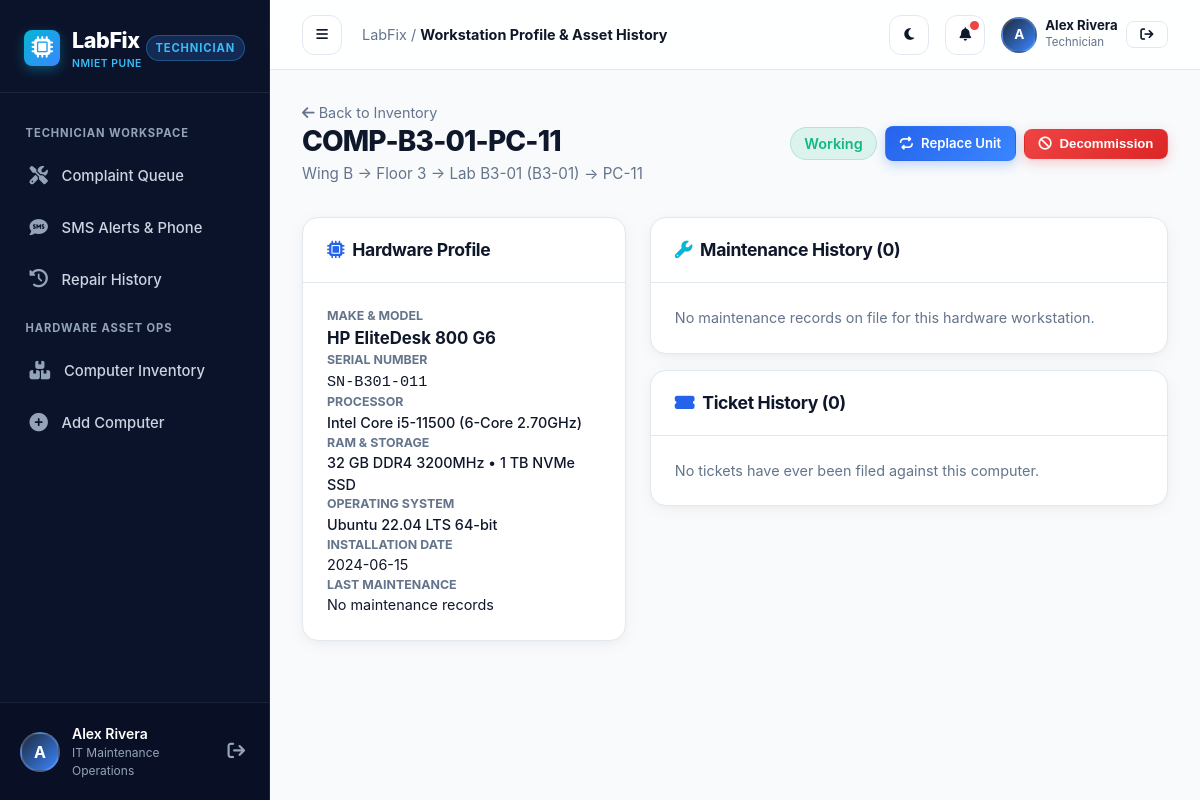
The page /inventory/computer/211 (signed in) on the database as committed earlier.
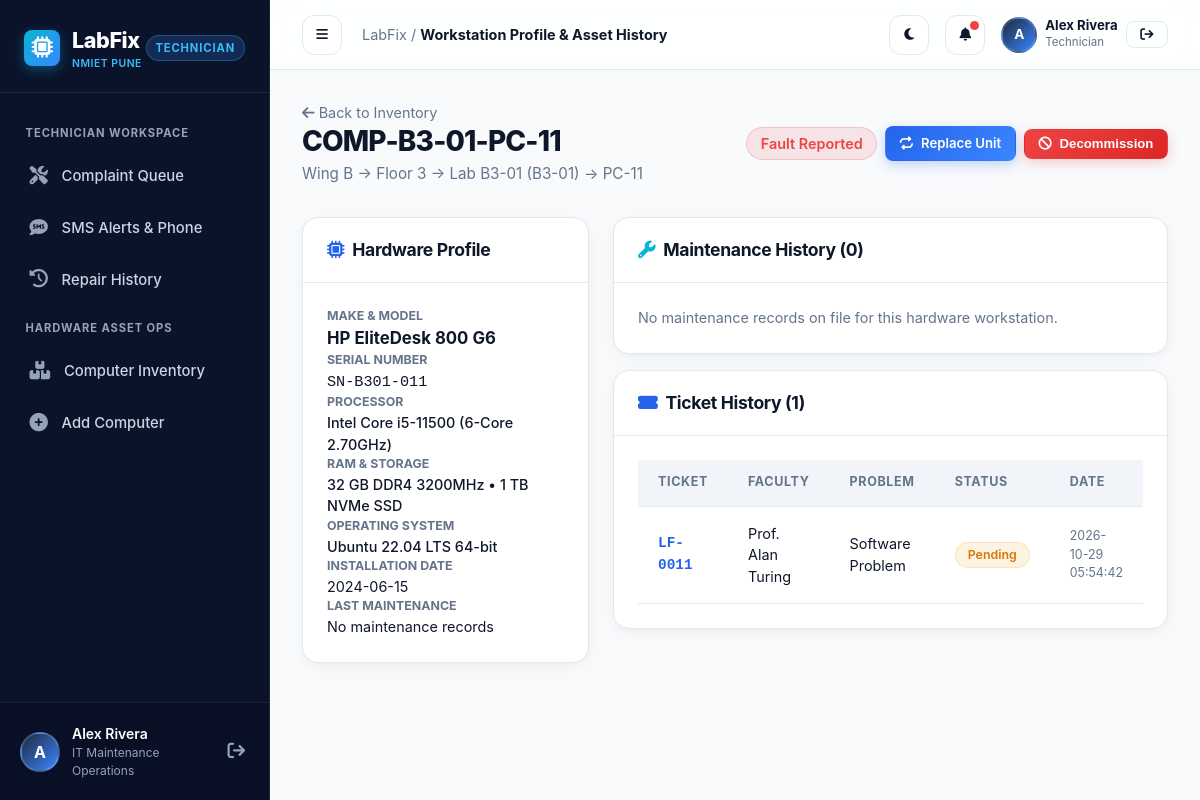
The same page on the database as committed later.
### tables this page shows
CREATE TABLE computers (
        id INTEGER PRIMARY KEY AUTOINCREMENT,
        lab_id INTEGER NOT NULL,
        pc_number TEXT NOT NULL,
        computer_id_code TEXT UNIQUE NOT NULL,
        brand TEXT NOT NULL,
        model TEXT NOT NULL,
        serial_number TEXT UNIQUE NOT NULL,
        processor TEXT DEFAULT 'Intel Core i7-11700 2.50GHz',
        ram TEXT DEFAULT '16 GB DDR4',
        storage TEXT DEFAULT '512 GB NVMe SSD',
        os TEXT DEFAULT 'Windows 11 Pro 64-bit',
        installation_date DATE DEFAULT CURRENT_DATE,
        operational_status TEXT NOT NULL DEFAULT 'Working' 
            CHECK(operational_status IN ('Working', 'Fault Reported', 'Under Repair', 'Repaired', 'Decommissioned')),
        last_maintenance_date TIMESTAMP,
        decommissioned_at TIMESTAMP,
        decommission_reason TEXT,
        is_active INTEGER DEFAULT 1,
        FOREIGN KEY (lab_id) REFERENCES laboratories (id) ON DELETE RESTRICT,
        UNIQUE (lab_id, pc_number)
    );

CREATE TABLE complaints (
        id INTEGER PRIMARY KEY AUTOINCREMENT,
        complaint_code TEXT UNIQUE NOT NULL,
        faculty_id INTEGER NOT NULL,
        computer_id INTEGER NOT NULL,
        problem_category TEXT NOT NULL,
        priority TEXT NOT NULL CHECK(priority IN ('Low', 'Medium', 'High', 'Critical')),
        description TEXT NOT NULL,
        attachment_filename TEXT,
        status TEXT NOT NULL DEFAULT 'Pending' 
            CHECK(status IN ('Pending', 'Accepted', 'In Progress', 'Resolved', 'Closed')),
        reported_at TIMESTAMP DEFAULT CURRENT_TIMESTAMP,
        accepted_at TIMESTAMP,
        resolved_at TIMESTAMP,
        assigned_technician_id INTEGER,
        FOREIGN KEY (faculty_id) REFERENCES users (id) ON DELETE CASCADE,
        FOREIGN KEY (computer_id) REFERENCES computers (id) ON DELETE CASCADE,
        FOREIGN KEY (assigned_technician_id) REFERENCES users (id) ON DELETE SET NULL
    );

CREATE TABLE users (
        id INTEGER PRIMARY KEY AUTOINCREMENT,
        username TEXT UNIQUE NOT NULL,
        email TEXT UNIQUE NOT NULL,
        password_hash TEXT NOT NULL,
        full_name TEXT NOT NULL,
        role TEXT NOT NULL CHECK(role IN ('hod', 'faculty', 'technician')),
        department TEXT DEFAULT 'Computer Science',
        phone TEXT DEFAULT '',
        avatar_url TEXT DEFAULT '',
        created_at TIMESTAMP DEFAULT CURRENT_TIMESTAMP
    );

### routes/inventory.py (the view)
@inventory_bp.route('/computer/<int:computer_id>')
@login_required
@role_required(['hod', 'technician'])
def detail(computer_id):
    user = get_current_user()
    comp = Computer.find_by_id(computer_id)
    if not comp:
        flash('Computer workstation not found.', 'danger')
        return redirect(url_for('inventory.index'))
    maintenance_history = comp.get_maintenance_history()
    complaints = comp.get_complaints()
    replacement_from = query_db('''
        SELECT cr.*, c.computer_id_code as old_code, c.serial_number as old_serial, u.full_name as user_name
        FROM computer_replacements cr
        JOIN computers c ON cr.old_computer_id = c.id
        JOIN users u ON cr.performed_by_user_id = u.id
        WHERE cr.new_computer_id = ?
    ''', (computer_id,), one=True)
    replacement_to = query_db('''
        SELECT cr.*, c.computer_id_code as new_code, c.serial_number as new_serial, u.full_name as user_name
        FROM computer_replacements cr
        JOIN computers c ON cr.new_computer_id = c.id
        JOIN users u ON cr.performed_by_user_id = u.id
        WHERE cr.old_computer_id = ?
    ''', (computer_id,), one=True)
    return render_template('inventory/detail.html',
                           user=user,
                           computer=comp,
                           maintenance_history=maintenance_history,
                           complaints=complaints,
                           replacement_from=replacement_from,
                           replacement_to=replacement_to)

### database.py (called while the page is built, shortened)
def get_db():
    if has_app_context():
        if 'db' not in g:
            g.db = sqlite3.connect(
                Config.DATABASE,
                timeout=10.0
            )
            g.db.row_factory = sqlite3.Row
            g.db.execute("PRAGMA foreign_keys = ON")
        return g.db

def query_db(query, args=(), one=False):
    cur = get_db().execute(query, args)
    rv = cur.fetchall()
    cur.close()
    return (rv[0] if rv else None) if one else rv

### models.py (called while the page is built)
    @classmethod
    def from_row(cls, row):
        if not row:
            return None
        return cls(
            id=row['id'],
            username=row['username'],
            email=row['email'],
            full_name=row['full_name'],
            role=row['role'],
            department=row['department'],
            phone=row['phone'],
            avatar_url=row['avatar_url'],
            created_at=row['created_at'],
            password_hash=row['password_hash'] if 'password_hash' in row.keys() else None
        )

    @classmethod
    def find_by_id(cls, user_id):
        row = query_db("SELECT * FROM users WHERE id = ?", (user_id,), one=True)
        return cls.from_row(row)

### templates/inventory/detail.html (shortened to what the changed rows need)
{% extends 'base.html' %}
{% block content %}
<div class="page-header">
  <div>
    <div class="d-flex align-items-center gap-2 mb-1">
      <a href="{{ url_for('inventory.index') }}" class="text-muted" style="font-size: 0.9rem;">
      </a>
    </div>
    <h1 class="page-title">{{ computer.computer_id_code }}</h1>
    <p class="page-subtitle">{{ computer.wing_name }} → {{ computer.floor_name }} → {{ computer.lab_name }} ({{ computer.lab_code }}) → {{ computer.pc_number }}</p>
  </div>
  <div class="d-flex align-items-center gap-2">
    <span class="badge {{ computer.operational_status|status_badge_class }}" style="font-size: 0.9rem; padding: 0.4rem 0.85rem;">
      {{ computer.operational_status }}
    </span>
    {% if computer.operational_status != 'Decommissioned' %}
      <a href="{{ url_for('inventory.replace', computer_id=computer.id) }}" class="btn btn-primary btn-sm">
        <i class="fa-solid fa-repeat me-1"></i> Replace Unit
      </a>
      <button class="btn btn-danger btn-sm" onclick="openModal('decommission-modal')">
        <i class="fa-solid fa-ban me-1"></i> Decommission
      </button>
    {% endif %}
  </div>
</div>
<div style="display: grid; grid-template-columns: 1fr 1.6fr; gap: 1.5rem;">
  <div class="d-flex flex-column gap-3">
    <div class="card">
      <div class="card-body" style="font-size: 0.9rem;">
        <div class="mb-3">
          <div class="text-muted" style="font-size: 0.775rem; text-transform: uppercase; font-weight: 700;">Make & Model</div>
          <div class="fw-bold text-main" style="font-size: 1.05rem;">{{ computer.brand }} {{ computer.model }}</div>
        </div>
        <div class="mb-3">
          <div class="text-muted" style="font-size: 0.775rem; text-transform: uppercase; font-weight: 700;">Serial Number</div>
          <code style="font-size: 0.95rem;">{{ computer.serial_number }}</code>
        </div>
        <div class="mb-3">
          <div class="text-muted" style="font-size: 0.775rem; text-transform: uppercase; font-weight: 700;">Processor</div>
          <div class="fw-medium text-main">{{ computer.processor }}</div>
        </div>
        <div class="mb-3">
          <div class="text-muted" style="font-size: 0.775rem; text-transform: uppercase; font-weight: 700;">RAM & Storage</div>
          <div class="fw-medium text-main">{{ computer.ram }} • {{ computer.storage }}</div>
        </div>
        <div class="mb-3">
          <div class="text-muted" style="font-size: 0.775rem; text-transform: uppercase; font-weight: 700;">Operating System</div>
          <div class="fw-medium text-main">{{ computer.os }}</div>
        </div>
        <div class="mb-3">
          <div class="text-muted" style="font-size: 0.775rem; text-transform: uppercase; font-weight: 700;">Installation Date</div>
          <div>{{ computer.installation_date }}</div>
        </div>
      </div>
    </div>
  </div>
  <div class="d-flex flex-column gap-3">
    <div class="card">
      <div class="card-header">
        <h3 class="card-title"><i class="fa-solid fa-ticket-simple text-primary me-2"></i> Ticket History ({{ complaints|length }})</h3>
      </div>
      <div class="card-body p-0">
        {% if complaints %}
          <div class="table-responsive">
            <table class="table">
              <thead>
                <tr>
                  <th>Ticket</th>
                  <th>Faculty</th>
                  <th>Problem</th>
                  <th>Status</th>
                  <th>Date</th>
                </tr>
              </thead>
              <tbody>
                {% for c in complaints %}
                  <tr>
                    <td class="fw-bold" style="font-family: monospace; color: var(--primary);">{{ c.complaint_code }}</td>
                    <td>{{ c.faculty_name }}</td>
                    <td>{{ c.problem_category }}</td>
                    <td><span class="badge {{ c.status|status_badge_class }}">{{ c.status }}</span></td>
                    <td class="text-muted" style="font-size: 0.775rem;">{{ c.reported_at }}</td>
                  </tr>
                {% endfor %}
              </tbody>
            </table>
          </div>
        {% else %}
          <div class="p-4 text-center text-muted" style="font-size: 0.9rem;">
            No tickets have ever been filed against this computer.
          </div>
        {% endif %}
      </div>
    </div>
  </div>
</div>
{% endblock %}

Rows that differ between the two databases and show on the page:
changed computers "COMP-B3-01-PC-11": operational_status "Working" → "Fault Reported"
added complaints: complaint_code "LF-0011", faculty_name "Prof. Alan Turing", problem_category "Software Problem", status "Pending", reported_at "2026-10-29 05:54:42"
Other text that changed with them:
{{ complaints|length }}: "0" → "1"
text no longer shown: "No tickets have ever been filed against this computer."
text now shown: "TICKET FACULTY PROBLEM STATUS DATE"
